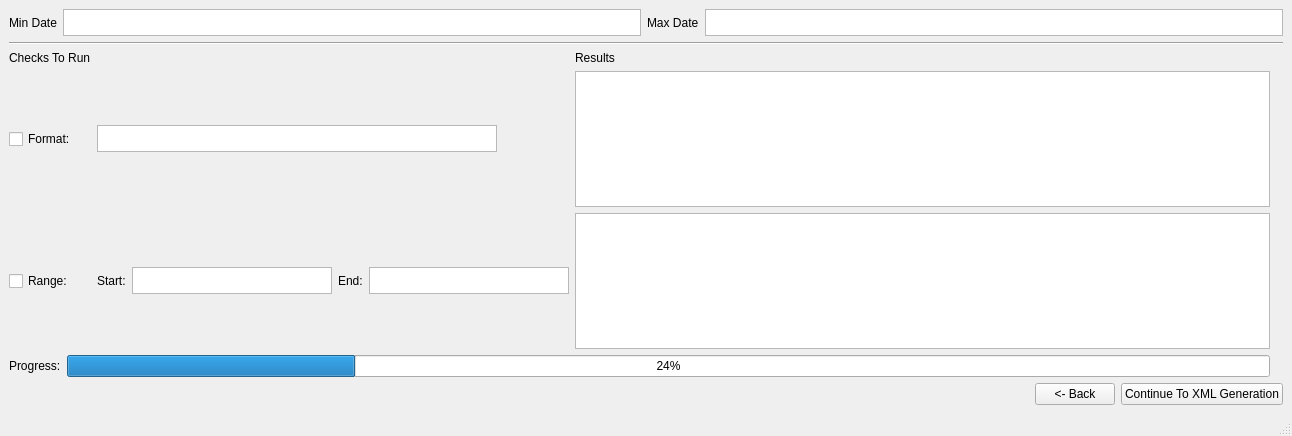
<?xml version="1.0" encoding="UTF-8"?>
<ui version="4.0">
 <class>QAWindow</class>
 <widget class="QMainWindow" name="QAWindow">
  <property name="geometry">
   <rect>
    <x>0</x>
    <y>0</y>
    <width>1292</width>
    <height>436</height>
   </rect>
  </property>
  <property name="windowTitle">
   <string>MainWindow</string>
  </property>
  <widget class="QWidget" name="centralwidget">
   <property name="enabled">
    <bool>true</bool>
   </property>
   <property name="autoFillBackground">
    <bool>false</bool>
   </property>
   <layout class="QVBoxLayout" name="verticalLayout">
    <item>
     <layout class="QGridLayout" name="gridLayout">
      <item row="4" column="0">
       <layout class="QHBoxLayout" name="buttonLayout">
        <item>
         <spacer name="horizontalSpacer">
          <property name="orientation">
           <enum>Qt::Horizontal</enum>
          </property>
          <property name="sizeHint" stdset="0">
           <size>
            <width>40</width>
            <height>20</height>
           </size>
          </property>
         </spacer>
        </item>
        <item>
         <widget class="QPushButton" name="backButton">
          <property name="text">
           <string>&lt;- Back</string>
          </property>
         </widget>
        </item>
        <item>
         <widget class="QPushButton" name="continueButton">
          <property name="text">
           <string>Continue To XML Generation</string>
          </property>
         </widget>
        </item>
       </layout>
      </item>
      <item row="3" column="0">
       <layout class="QHBoxLayout" name="horizontalLayout_2">
        <item>
         <layout class="QHBoxLayout" name="progressLayout">
          <item>
           <widget class="QLabel" name="progressLabel">
            <property name="sizePolicy">
             <sizepolicy hsizetype="Preferred" vsizetype="Fixed">
              <horstretch>0</horstretch>
              <verstretch>0</verstretch>
             </sizepolicy>
            </property>
            <property name="maximumSize">
             <size>
              <width>16777215</width>
              <height>27</height>
             </size>
            </property>
            <property name="text">
             <string>Progress:</string>
            </property>
           </widget>
          </item>
          <item>
           <widget class="QProgressBar" name="checkProgressBar">
            <property name="maximumSize">
             <size>
              <width>16777215</width>
              <height>27</height>
             </size>
            </property>
            <property name="value">
             <number>24</number>
            </property>
           </widget>
          </item>
         </layout>
        </item>
        <item>
         <widget class="QLabel" name="checksComplete">
          <property name="enabled">
           <bool>false</bool>
          </property>
          <property name="maximumSize">
           <size>
            <width>40</width>
            <height>40</height>
           </size>
          </property>
          <property name="text">
           <string/>
          </property>
          <property name="pixmap">
           <pixmap>../../../../Downloads/check-mark-button-emoji-clipart-xl.png</pixmap>
          </property>
          <property name="scaledContents">
           <bool>true</bool>
          </property>
         </widget>
        </item>
       </layout>
      </item>
      <item row="2" column="0">
       <layout class="QGridLayout" name="checksGrid">
        <item row="2" column="1">
         <layout class="QHBoxLayout" name="horizontalLayout">
          <item>
           <widget class="QLabel" name="startDateLabel">
            <property name="text">
             <string>Start:</string>
            </property>
           </widget>
          </item>
          <item>
           <widget class="QTextEdit" name="startRangeInput">
            <property name="sizePolicy">
             <sizepolicy hsizetype="Preferred" vsizetype="Fixed">
              <horstretch>0</horstretch>
              <verstretch>0</verstretch>
             </sizepolicy>
            </property>
            <property name="maximumSize">
             <size>
              <width>200</width>
              <height>27</height>
             </size>
            </property>
           </widget>
          </item>
          <item>
           <widget class="QLabel" name="endDateLabel">
            <property name="text">
             <string>End:</string>
            </property>
           </widget>
          </item>
          <item>
           <widget class="QTextEdit" name="endRangeInput">
            <property name="sizePolicy">
             <sizepolicy hsizetype="Preferred" vsizetype="Fixed">
              <horstretch>0</horstretch>
              <verstretch>0</verstretch>
             </sizepolicy>
            </property>
            <property name="maximumSize">
             <size>
              <width>200</width>
              <height>27</height>
             </size>
            </property>
           </widget>
          </item>
         </layout>
        </item>
        <item row="0" column="0">
         <widget class="QLabel" name="checksLabel">
          <property name="sizePolicy">
           <sizepolicy hsizetype="Preferred" vsizetype="Fixed">
            <horstretch>0</horstretch>
            <verstretch>0</verstretch>
           </sizepolicy>
          </property>
          <property name="maximumSize">
           <size>
            <width>16777215</width>
            <height>27</height>
           </size>
          </property>
          <property name="text">
           <string>Checks To Run</string>
          </property>
         </widget>
        </item>
        <item row="2" column="3">
         <widget class="QLabel" name="rangePass">
          <property name="enabled">
           <bool>false</bool>
          </property>
          <property name="maximumSize">
           <size>
            <width>40</width>
            <height>40</height>
           </size>
          </property>
          <property name="text">
           <string/>
          </property>
          <property name="pixmap">
           <pixmap>../../../../Downloads/check-mark-button-emoji-clipart-xl.png</pixmap>
          </property>
          <property name="scaledContents">
           <bool>true</bool>
          </property>
         </widget>
        </item>
        <item row="2" column="0">
         <widget class="QCheckBox" name="rangeCheckBox">
          <property name="text">
           <string>Range:</string>
          </property>
         </widget>
        </item>
        <item row="1" column="0">
         <widget class="QCheckBox" name="dateFormatCheckBox">
          <property name="text">
           <string>Format:</string>
          </property>
         </widget>
        </item>
        <item row="0" column="2">
         <widget class="QLabel" name="resultsLabel">
          <property name="sizePolicy">
           <sizepolicy hsizetype="Preferred" vsizetype="Fixed">
            <horstretch>0</horstretch>
            <verstretch>0</verstretch>
           </sizepolicy>
          </property>
          <property name="maximumSize">
           <size>
            <width>16777215</width>
            <height>27</height>
           </size>
          </property>
          <property name="text">
           <string>Results</string>
          </property>
         </widget>
        </item>
        <item row="1" column="1">
         <widget class="QTextEdit" name="formatInputBox">
          <property name="sizePolicy">
           <sizepolicy hsizetype="Preferred" vsizetype="Fixed">
            <horstretch>0</horstretch>
            <verstretch>0</verstretch>
           </sizepolicy>
          </property>
          <property name="maximumSize">
           <size>
            <width>400</width>
            <height>27</height>
           </size>
          </property>
         </widget>
        </item>
        <item row="1" column="3">
         <widget class="QLabel" name="formatPass">
          <property name="enabled">
           <bool>false</bool>
          </property>
          <property name="maximumSize">
           <size>
            <width>40</width>
            <height>40</height>
           </size>
          </property>
          <property name="text">
           <string/>
          </property>
          <property name="pixmap">
           <pixmap>../../../../Downloads/check-mark-button-emoji-clipart-xl.png</pixmap>
          </property>
          <property name="scaledContents">
           <bool>true</bool>
          </property>
         </widget>
        </item>
        <item row="2" column="2">
         <widget class="QTextBrowser" name="rangeResult">
          <property name="sizePolicy">
           <sizepolicy hsizetype="Expanding" vsizetype="Expanding">
            <horstretch>0</horstretch>
            <verstretch>0</verstretch>
           </sizepolicy>
          </property>
          <property name="maximumSize">
           <size>
            <width>16777215</width>
            <height>16777215</height>
           </size>
          </property>
         </widget>
        </item>
        <item row="1" column="2">
         <widget class="QTextBrowser" name="formatResult">
          <property name="sizePolicy">
           <sizepolicy hsizetype="Expanding" vsizetype="Expanding">
            <horstretch>0</horstretch>
            <verstretch>0</verstretch>
           </sizepolicy>
          </property>
          <property name="maximumSize">
           <size>
            <width>16777215</width>
            <height>16777215</height>
           </size>
          </property>
         </widget>
        </item>
       </layout>
      </item>
      <item row="0" column="0">
       <layout class="QGridLayout" name="gridLayout_2" rowstretch="0">
        <property name="sizeConstraint">
         <enum>QLayout::SetMaximumSize</enum>
        </property>
        <item row="0" column="3">
         <widget class="QTextBrowser" name="MaxDateBox">
          <property name="sizePolicy">
           <sizepolicy hsizetype="Expanding" vsizetype="Fixed">
            <horstretch>0</horstretch>
            <verstretch>0</verstretch>
           </sizepolicy>
          </property>
          <property name="minimumSize">
           <size>
            <width>0</width>
            <height>27</height>
           </size>
          </property>
          <property name="maximumSize">
           <size>
            <width>16777215</width>
            <height>27</height>
           </size>
          </property>
         </widget>
        </item>
        <item row="0" column="1">
         <widget class="QTextBrowser" name="MinDateBox">
          <property name="sizePolicy">
           <sizepolicy hsizetype="Expanding" vsizetype="Fixed">
            <horstretch>0</horstretch>
            <verstretch>0</verstretch>
           </sizepolicy>
          </property>
          <property name="minimumSize">
           <size>
            <width>0</width>
            <height>27</height>
           </size>
          </property>
          <property name="maximumSize">
           <size>
            <width>16777215</width>
            <height>27</height>
           </size>
          </property>
         </widget>
        </item>
        <item row="0" column="0">
         <widget class="QLabel" name="minDateLabel">
          <property name="sizePolicy">
           <sizepolicy hsizetype="Preferred" vsizetype="Fixed">
            <horstretch>0</horstretch>
            <verstretch>0</verstretch>
           </sizepolicy>
          </property>
          <property name="minimumSize">
           <size>
            <width>0</width>
            <height>27</height>
           </size>
          </property>
          <property name="maximumSize">
           <size>
            <width>16777215</width>
            <height>27</height>
           </size>
          </property>
          <property name="text">
           <string>Min Date</string>
          </property>
         </widget>
        </item>
        <item row="0" column="2">
         <widget class="QLabel" name="MaxDateLabel">
          <property name="sizePolicy">
           <sizepolicy hsizetype="Preferred" vsizetype="Fixed">
            <horstretch>0</horstretch>
            <verstretch>0</verstretch>
           </sizepolicy>
          </property>
          <property name="minimumSize">
           <size>
            <width>0</width>
            <height>27</height>
           </size>
          </property>
          <property name="maximumSize">
           <size>
            <width>16777215</width>
            <height>27</height>
           </size>
          </property>
          <property name="text">
           <string>Max Date</string>
          </property>
         </widget>
        </item>
       </layout>
      </item>
      <item row="1" column="0">
       <widget class="Line" name="checkDivider">
        <property name="maximumSize">
         <size>
          <width>16777215</width>
          <height>27</height>
         </size>
        </property>
        <property name="orientation">
         <enum>Qt::Horizontal</enum>
        </property>
       </widget>
      </item>
     </layout>
    </item>
   </layout>
  </widget>
  <widget class="QStatusBar" name="statusbar"/>
 </widget>
 <resources/>
 <connections/>
</ui>
